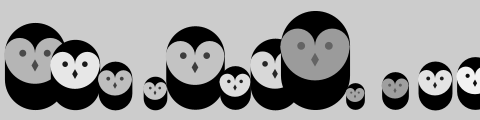
Frame 1 (no input)
Frame 60 (the mouse pressed at the canvas centre just before this capture): identical to frame 1, image omitted
Frame 120 (the mouse held since frame 60 and released just before this capture): identical to frame 1, image omitted

The Processing sketch that drew this single still picture (run headless with seeded random() and noise(); from frame 60 on, the mouse is pressed at the canvas centre):

// Processing sketch: _8_7
// ── _8_7.pde
void setup()
{
  size(480,120);
  smooth();
}

void draw()
{
  background(204);
  randomSeed(0);
  for(int i=35;i<width+40;i+=40)
  {
    int gray=int(random(0,102));
    float scalar=random(0.25,1.0);
    owl(i,110,gray,scalar);
  }
}

void owl(int x,int y,int g,float s)
{
  pushMatrix();
  translate(x,y);
  scale(s);
  stroke(0);
  strokeWeight(70);
  line(0,-35,0,-65);
  noStroke();
  fill(255-g);
  ellipse(-17.5,-65,35,35);
  ellipse(17.5,-65,35,35);
  arc(0,-65,70,70,0,PI);
  fill(g);
  ellipse(-14,-65,8,8);
  ellipse(14,-65,8,8);
  quad(0,-58,4,-51,0,-44,-4,-51);
  popMatrix();
   
}
